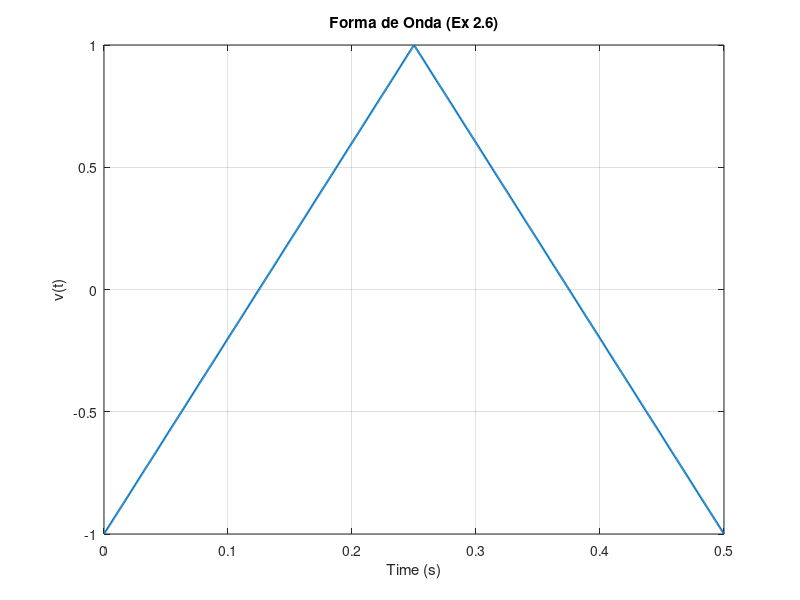

This chart was generated by the following MATLAB code:
% ex2_6.m - Geração de onda e cálculo de RMS
clear; clc;
pkg load signal; % Garante o carregamento para o sawtooth

% Parâmetros do problema
A = 1.0;            % Amplitude (V)
T = 0.5;            % Período (s)
N = 1000;           % Total de pontos por período
t = linspace(0, T, N); 

% Geração da onda triangular (sawtooth com largura de 0.5)
v = A * sawtooth(2 * pi * (1/T) * t, 0.5);

% Plot para conferência
figure;
plot(t, v, 'LineWidth', 1.5);
title('Forma de Onda (Ex 2.6)');
xlabel('Time (s)'); ylabel('v(t)');
grid on;

% Cálculo RMS via Equação 2.13 (Manual)
% RMS = sqrt( (1/N) * sum(v^2) )
rms_manual = sqrt(sum(v.^2) / N);

% Cálculo RMS via função do Octave/Matlab
rms_func = rms(v);

fprintf('--- Exercício 2.6 ---\n');
fprintf('Valor RMS (Equação 2.13): %.4f\n', rms_manual);
fprintf('Valor RMS (Função rms): %.4f\n', rms_func);
fprintf('Similaridade: A diferença é de %.2e (erro de precisão numérica).\n\n', abs(rms_manual - rms_func));
